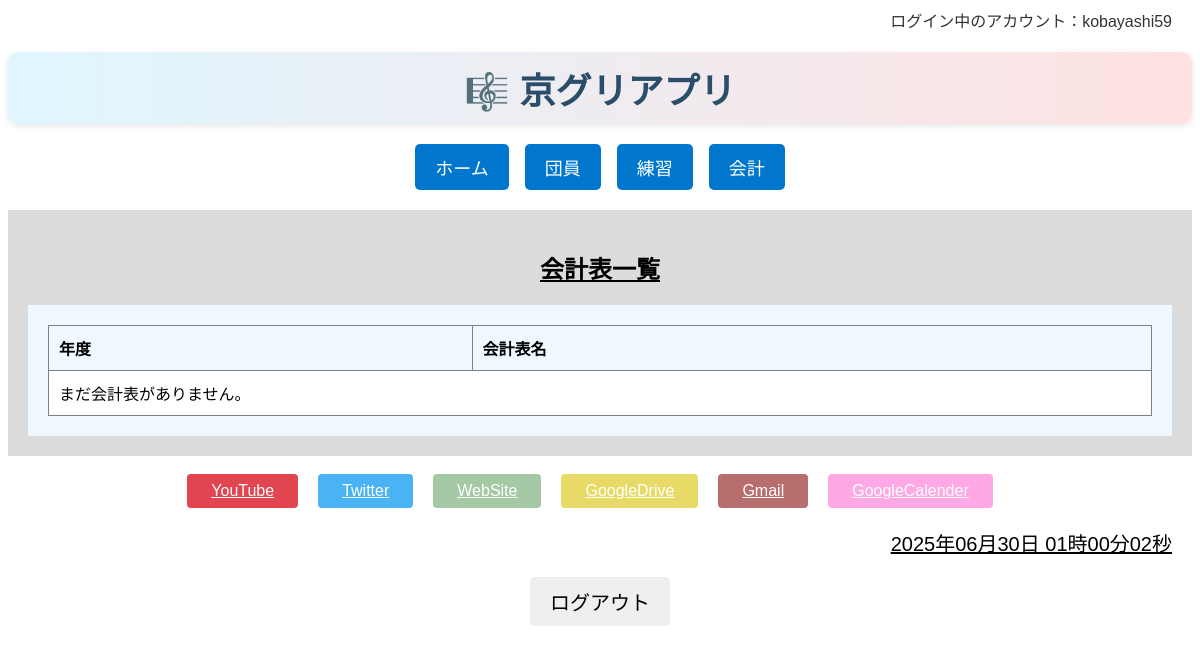
Page /accounting/cash/list/ (signed in) on the earlier database version.
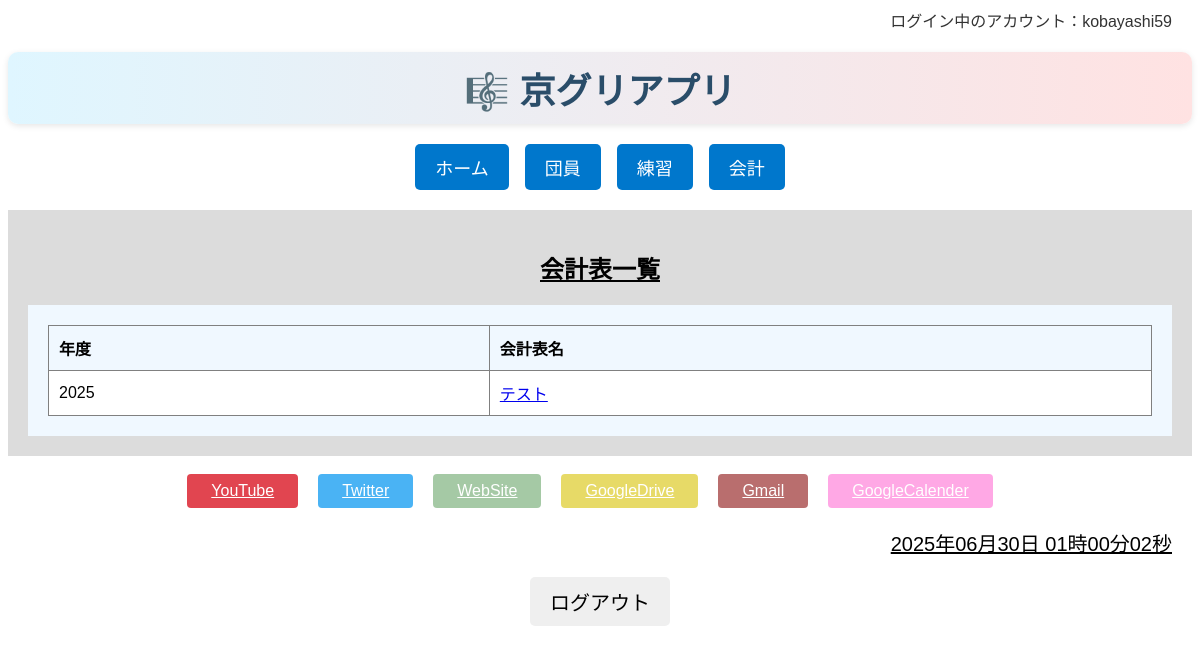
Same page on the later database version.
### accounting/models/cash_models.py (models this page shows, shortened)
class CashPage(models.Model):
    id = models.UUIDField(primary_key=True, default=uuid.uuid4, editable=False)
    year = models.PositiveIntegerField(verbose_name="年度")
    title = models.CharField(max_length=255, verbose_name="会計表名")
    notes = models.TextField(blank=True, verbose_name="備考")
    approval_status = models.CharField(
        max_length=20,
        choices=[('未承認', '未承認'), ('承認済み', '承認済み')],
        default='未承認',
        verbose_name="予算承認ステータス"
    )
    created_at = models.DateTimeField(auto_now_add=True)

### accounting/views/cash_views.py (the view)
# urls.py: path('cash/list/', cash_views.cash_page_list, name='cash_page_list'),
@login_required
def cash_page_list(request):
    pages = CashPage.objects.all().order_by('-year', 'title')
    return render(request, 'accounting/cash/cash_page_list.html', {
        'pages': pages
    })

### templates/accounting/cash/cash_page_list.html
{% extends "base/base.html" %}
{% block body %}
<div class="contents">
    <h2 class="page_name">会計表一覧</h2>
    <div class="register_contents">
        <table class="member_table" border="1">
            <thead>
                <tr>
                    <th>年度</th>
                    <th>会計表名</th>
                </tr>
            </thead>
            <tbody>
                {% for page in pages %}
                <tr>
                    <td>{{ page.year }}</td>
                    <td>
                        <a href="{% url 'accounting:cash_page' pk=page.id %}">
                            {{ page.title }}
                        </a>
                    </td>
                </tr>
                {% empty %}
                <tr><td colspan="2">まだ会計表がありません。</td></tr>
                {% endfor %}
            </tbody>
        </table>
    </div>
</div>
{% endblock %}

Differences in the rows shown:
added CashPage: year "2025", title "テスト"
Other differences:
text no longer shown: "まだ会計表がありません。"
